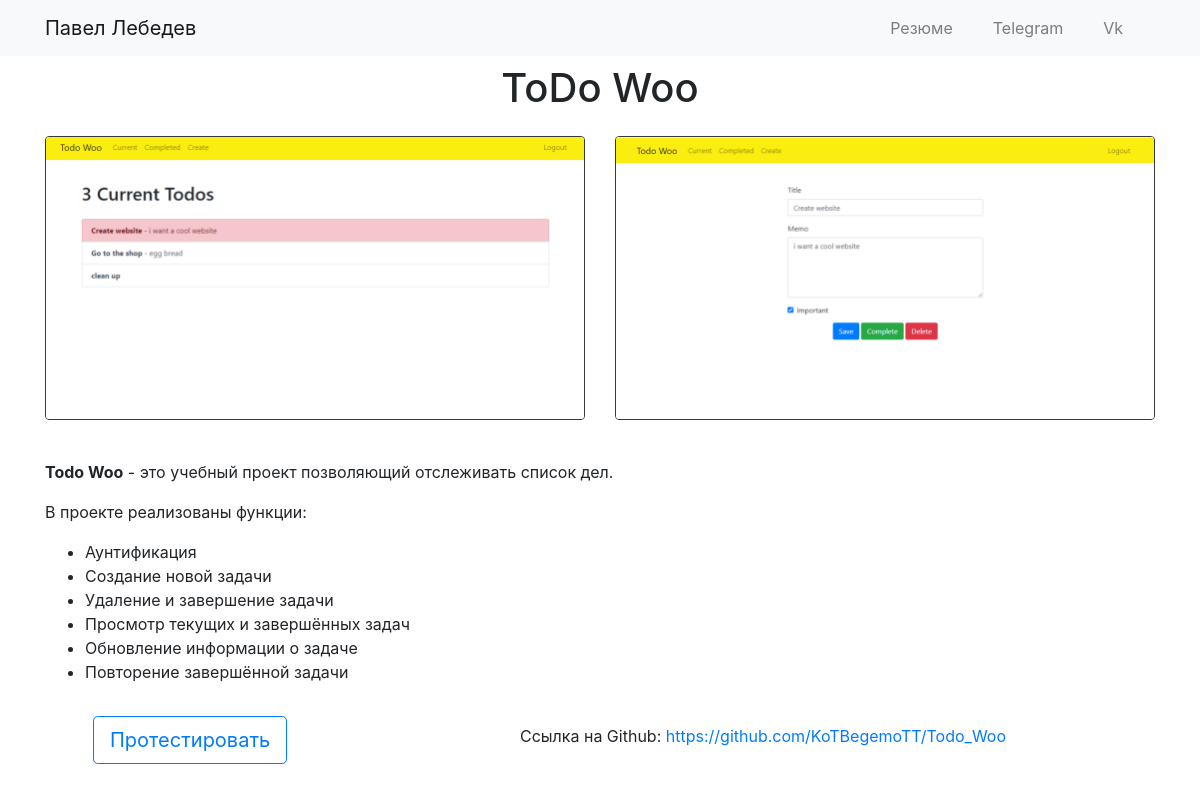
/projects/3, run on the app's committed database.
### portfolio/models.py (models this page shows, shortened)
class Project(models.Model):
    name = models.CharField(max_length=100)
    description = models.TextField()
    image = models.ImageField(upload_to='portfolio', blank=True)
    url = models.URLField(blank=True)
    test_url = models.CharField(max_length=100, blank=True)

class ProjectImage(models.Model):
    project = models.ForeignKey(Project, on_delete=models.CASCADE)
    description = models.CharField(max_length=250)
    image = models.ImageField(upload_to='portfolio', blank=True)

### portfolio/views.py (the view)
# urls.py: path('<pk>', views.view_project, name='view_project'),
def view_project(request, pk):
    project = get_object_or_404(Project, id=pk)
    images = ProjectImage.objects.filter(project=pk)
    return render(request, 'portfolio/view_project.html', context={'project': project, 'images': images})

### portfolio/templates/portfolio/view_project.html (shortened to what this page needs)
<!DOCTYPE html>
<html lang="en">
<head>
</head>
<body>
{% extends 'portfolio/base.html' %}
{% block content %}
<div class="row justify-content-center mt-2">
    <h1>{{ project.name }}</h1>
</div>
<div class="row mt-3">
    {% for image in images %}
    <div class="col">
        <img class="img-fluid rounded mb-2 border border-dark" src="{{ image.image.url }}">
    </div>
    {% endfor %}
</div>
<div class="row justify-content-center mt-2 mt-3">
    <div class="col">
        <p style="font-size: 18px;">{{ project.description|safe }}</p>
    </div>
</div>
<div class="row justify-content-center mt-2 mt-3">
    {% if project.test_url %}
        <div class="col ml-5">
            <a class="btn btn-lg btn btn-outline-primary" href="{% url project.test_url %}" role="button">Протестировать</a>
        </div>
    {% else %}
        <div class="col ml-5">
            <a class="btn btn-lg btn btn-outline-secondary" href="#" role="button">Протестировать</a>
        </div>
    {% endif %}
    <div class="col-7 mt-2">
        Ссылка на Github: <a target="_blank" href="{{project.url}}">{{ project.url }}</a>
    </div>
</div>
<br>
{% endblock %}

### data on the page
Project: name "ToDo Woo", description "Todo Woo - это учебный проект позволяющий отслеживать список дел. В проекте реализованы функции: Аунтификация Создание новой задачи Удаление и завершение задачи Просмотр текущих и завершённых задач Обновление информации о задаче Повторение завершённой задачи", url "https://github.com/KoTBegemoTT/Todo_Woo"
ProjectImage: image (picture)
ProjectImage: image (picture)
